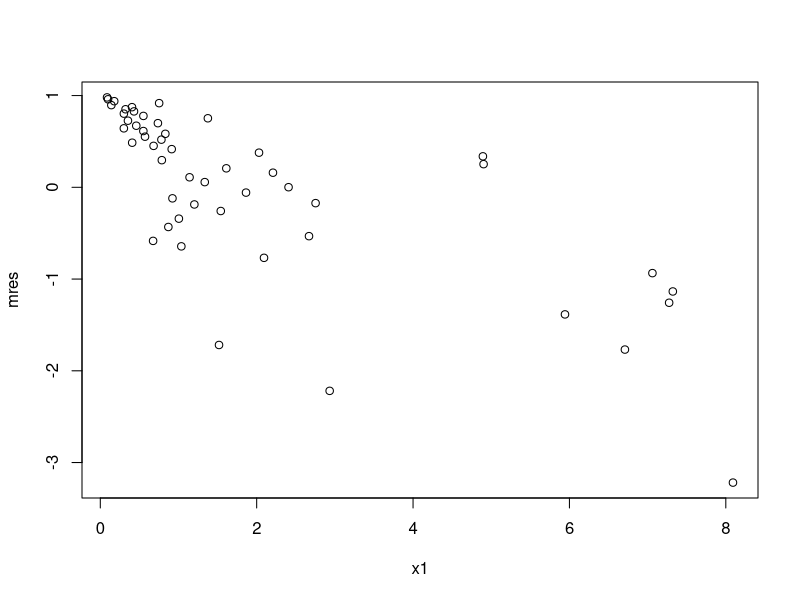
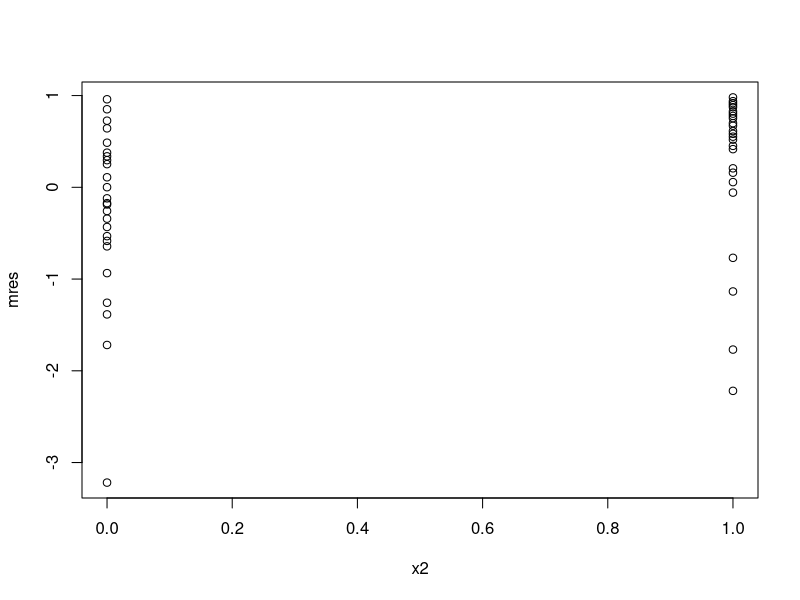

R code for these plots, in order:
library(survival)
data <- read.table("data.dat")
attach(data)

## ---- 1
coxreg <- coxph(Surv(y, delta)~1)
mres <- residuals(coxreg, type="martingale")
plot(x1, mres)
plot(x2, mres)
# Rhat <- survfit(coxreg)
# Zhat <- -log(R$surv)
# M <- delta - Zhat

## ---- 2

## ---- 3

## ---- 4

## ---- 5

## ---- 6

## ---- 7

## ---- 8

## ---- 9
